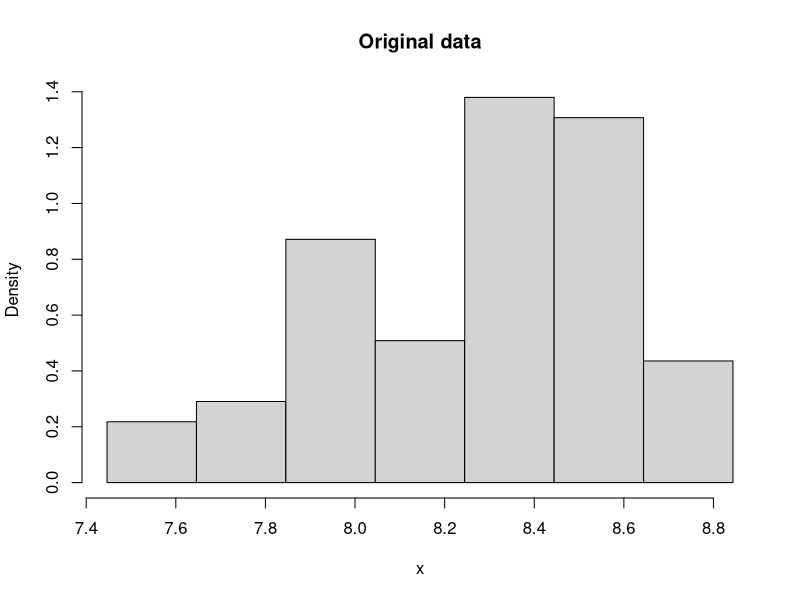
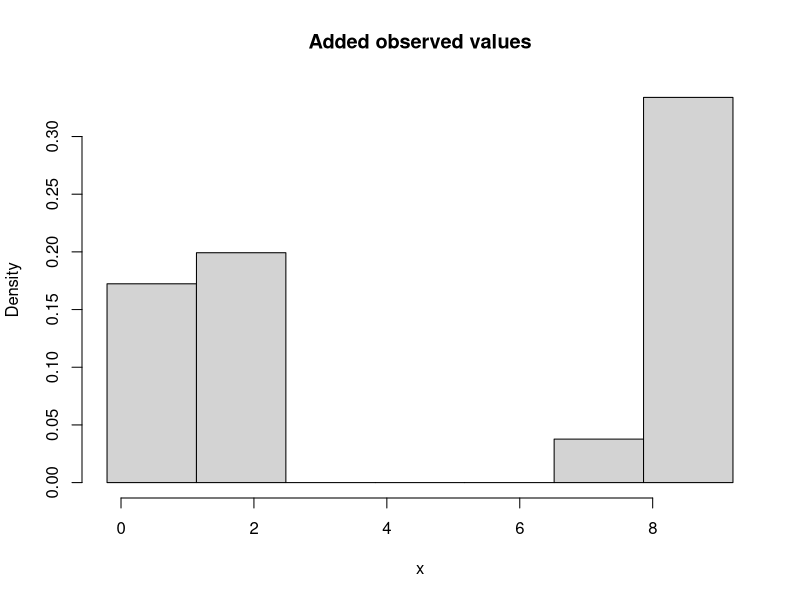
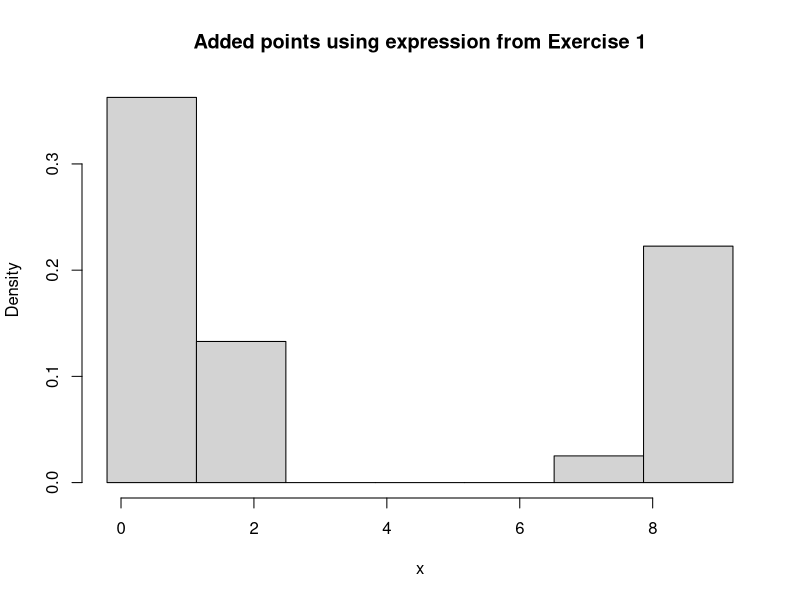
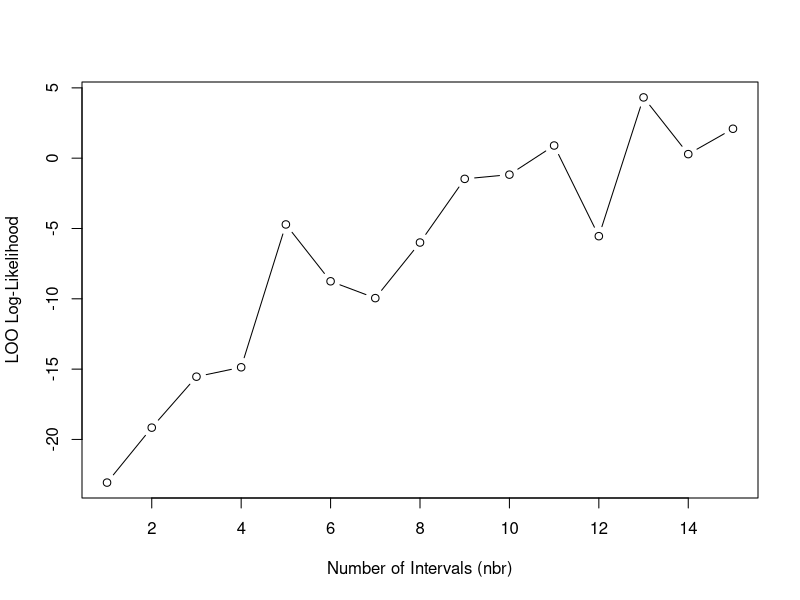
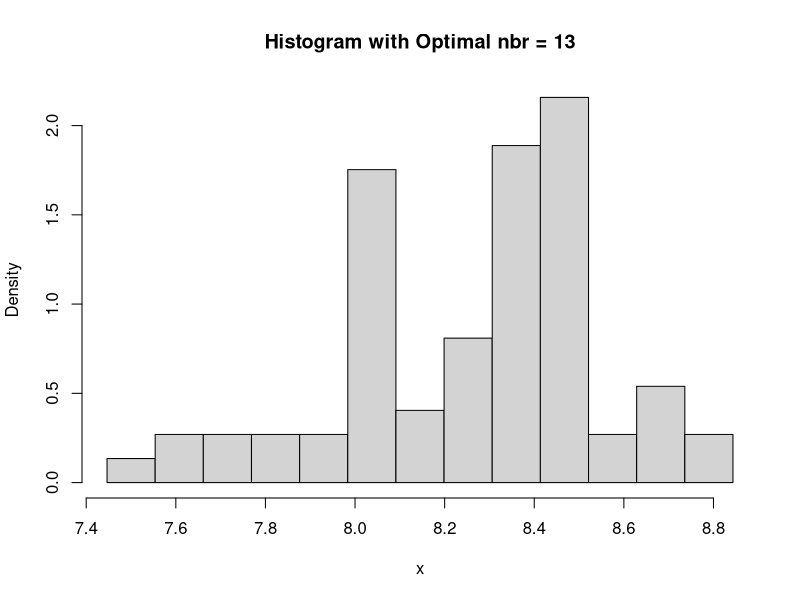
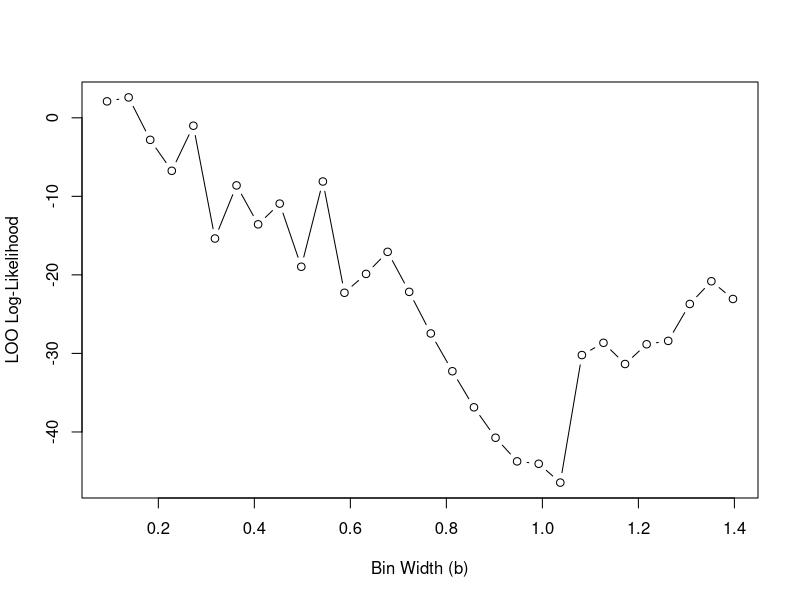
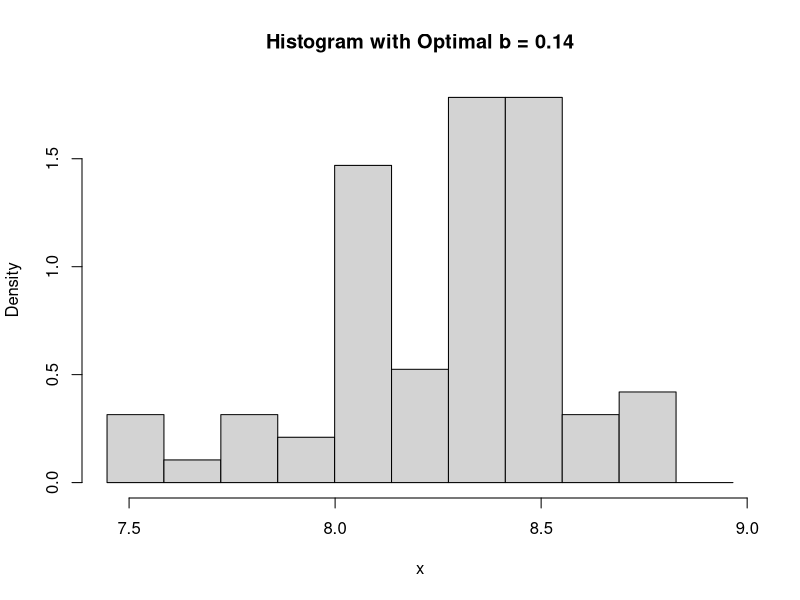
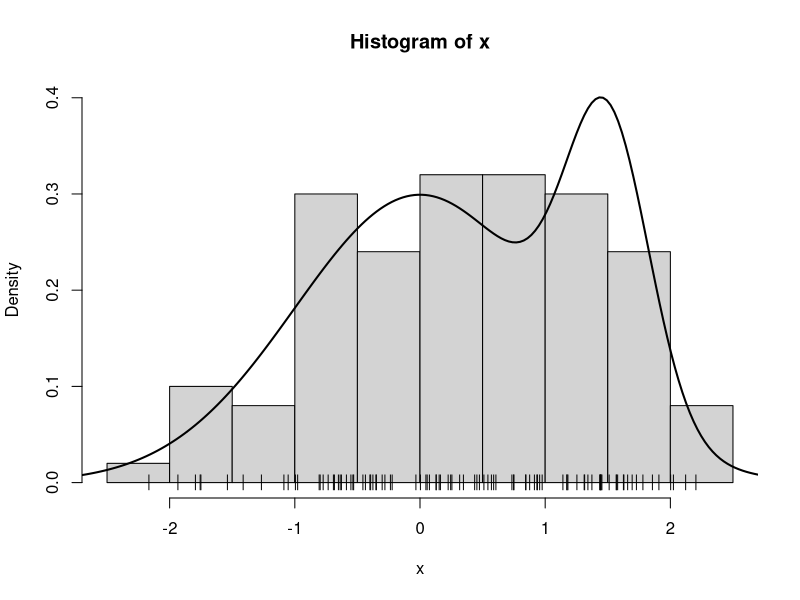

Source code (R) for these figures, in order:
## ---- chunk 1
# Read and transform x to numeric
df = read.table("cdrate.dat", col.names = c("x", "y"))
x = df["x"]
class(x) = "Numeric"
x = x$x

A <- min(x)-.05*diff(range(x))
Z <- max(x)+.05*diff(range(x))
nbr <- 7

# Define histogram and the function
hx <- hist(x,breaks=seq(A,Z,length=nbr+1),freq=F, main = "Original data")

hx_f <- stepfun(hx$breaks,c(0,hx$density,0))
## ---- chunk 2
# calculate observed values
observed_values = hx_f(x)

# add them to the histogram
all_data = append(x, observed_values)

A <- min(all_data)-.05*diff(range(all_data))
Z <- max(all_data)+.05*diff(range(all_data))
nbr <- 7

hx <- hist(all_data, breaks=seq(A,Z,length=nbr+1),freq=F, main = "Added observed values", xlab = "x")
## ---- chunk 3
leave_one_out_density <- function(data, nbr) {
  n <- length(data)
  loo_density <- numeric(n)  
  
  # Iterate over all points
  for (i in 1:n) {
    
    # Exclude one observation
    data_exclude <- data[-i]
    
    # Fit a new histogram finding new number of breaks
    A <- min(data_exclude)-.05*diff(range(data_exclude))
    Z <- max(data_exclude)+.05*diff(range(data_exclude))
    
    hist_obj <- hist(data_exclude, breaks=seq(A,Z,length=nbr+1), plot=F)
    
    # calculate density: number of points (count) in each interval / width 
    loo_density[i] <- sum(hist_obj$counts) / (n - 1) * (hist_obj$mids[2] - hist_obj$mids[1])
  }
  
  return(loo_density)
}

num_bins <- 7  

# Calculate leave-one-out density and add values the ones previously calculated
loo_density <- leave_one_out_density(x, 2)
all_data2 = append(all_data, loo_density)

# plot 
hx <- hist(all_data2, breaks=seq(A,Z,length=num_bins+1),freq=F, main = "Added points using expression from Exercise 1", xlab = "x")
## ---- chunk 4
leave_one_out_log_likelihood <- function(data) {
  n <- length(data)
  log_likelihoods <- numeric(n)  

  # remove one point, fit a normal distribution and calculate
  # probability distribution. Then, the log-likelihood
  for (i in 1:n) {
    # Leave one out
    data_loo <- data[-i]  
    
    mean_loo <- mean(data_loo)
    sd_loo <- sd(data_loo)
    
    left_out_point <- data[i]
    pdf_value <- dnorm(left_out_point, mean = mean_loo, sd = sd_loo)
    
    log_likelihoods[i] <- log(pdf_value)
  }
  
  # the log likelihood is the sum of all iterations
  return(sum(log_likelihoods))  
}

# Compute the leave-one-out log-likelihood
total_log_likelihood <- leave_one_out_log_likelihood(all_data2)
total_log_likelihood
## ---- chunk 5
A <- min(x) - 0.05 * diff(range(x))
Z <- max(x) + 0.05 * diff(range(x))

nbr_values <- seq(1, 15)
looCV_log_lik <- numeric(length(nbr_values))

for (i in 1:length(nbr_values)) {
    nbr <- nbr_values[i]
    hx <- hist(x, breaks = seq(A, Z, length = nbr + 1), plot = FALSE)
    hx_f <- stepfun(hx$breaks, c(0, hx$density, 0))
    
    # Compute the leave-one-out log-likelihood
    loo_log_lik <- sum(log(hx_f(x)[hx_f(x) > 0]))
    looCV_log_lik[i] <- loo_log_lik
}

plot(nbr_values, looCV_log_lik, type = "b", xlab = "Number of Intervals (nbr)", ylab = "LOO Log-Likelihood")
optimal_nbr <- nbr_values[which.max(looCV_log_lik)]

hx_optimal <- hist(x, breaks = seq(A, Z, length = optimal_nbr + 1), plot = FALSE)
plot(hx_optimal, freq = FALSE, main = paste("Histogram with Optimal nbr =", optimal_nbr))


## ---- chunk 6
b_values <- seq((Z - A) / 15, (Z - A) / 1, length = 30)

looCV_log_lik_b <- numeric(length(b_values))

for (i in 1:length(b_values)) {
    b <- b_values[i]
    hx <- hist(x, breaks = seq(A, Z + b, by = b), plot = FALSE)
    hx_f <- stepfun(hx$breaks, c(0, hx$density, 0))
    
    # Compute the leave-one-out log-likelihood
    loo_log_lik <- sum(log(hx_f(x)[hx_f(x) > 0]))
    looCV_log_lik_b[i] <- loo_log_lik
}


plot(b_values, looCV_log_lik_b, type = "b", xlab = "Bin Width (b)", ylab = "LOO Log-Likelihood")
optimal_b <- b_values[which.max(looCV_log_lik_b)]

hx_optimal_b <- hist(x, breaks = seq(A, Z + optimal_b, by = optimal_b), plot = FALSE)
plot(hx_optimal_b, freq = FALSE, main = paste("Histogram with Optimal b =", round(optimal_b, 2)))

## ---- chunk 7
par(mfrow=c(1,1))

sim.mixt <- function(n=1,k=1, 
         mu=seq(-2*(k-1),2*(k-1),length=k), 
         sigma=seq(1,1,length=k), 
         alpha=seq(1/k,1/k,length=k), graphic=FALSE,...)
{
   csa<-cumsum(alpha)
   x<-runif(n)
      
   for (i in 1:n){
      comp<-sum(csa<=x[i])+1
      x[i]<-rnorm(1,mu[comp],sigma[comp])
   }
   if(graphic) {
      out<-graph.mixt(k, mu, sigma, alpha, gr=FALSE)
      hist(x,freq = FALSE,
           ylim=c(0,max(c(max(out$fx),max(hist(x,plot=FALSE)$density)))))
      lines(out$x,out$fx,lty=1,lwd=2)
   }   
   return(x)
}

graph.mixt<-function(k=1, mu=seq(-2*(k-1),2*(k-1),length=k), sigma=seq(1,1,length=k), alpha=seq(1/k,1/k,length=k), graphic=TRUE,...)
{
   L<-min(mu-3*sigma)
   U<-max(mu+3*sigma)
         
   x<- seq(from=L,to=U,length=200)
   fx<- 0*x
   Salpha<-sum(alpha)
   for(i in 1:k){
   	p<-alpha[i]/Salpha
#   	fx <- fx + p*exp(-.5*((x-mu[i])/sigma[i])^2)/(sqrt(2*pi)*sigma[i])
   	fx <- fx + p*dnorm(x,mu[i],sigma[i])
   }
   if (graphic){
      plot(x,fx,type="l",...)
   }
   return(list(L = L, U = U, x = x, fx = fx))
}

n <- 100
m <- c(0, 3/2)
s <- c(1, 1/3)
a <- c(3/4, 1/4)

x <- sim.mixt(n=n, k=2, mu=m, sigma=s, alpha=a, gr=T)
points(x, 0*x, pch="|")

sigma.mixt <- 1.095287
scott <- 3.49 * sigma.mixt * length(x)^(-1/3)
## ---- chunk 8
A <- min(x)-.05*diff(range(x)) 
Z <- max(x)+.05*diff(range(x))

hx <- hist(x,breaks=seq(A,Z+b,by=scott), plot=F)
plot(hx,freq = FALSE)
## ---- chunk 9
b_seq = seq(0.05, 1.75, by=0.01)
b_loo_log_likelihood <- c()

for (b in b_seq) {
  hx <- hist(x,breaks=seq(A,Z+b,by=b), plot=F)
  hx_f <- stepfun(hx$breaks,c(0,hx$density,0))
  y_hist <- hx_f(x)
  y_loo_hist <- (y_hist-(1/(length(x)*b)))*(length(x)/(length(x)-1))
  if (any(y_loo_hist<=0)) {
    b_loo_log_likelihood <- c(b_loo_log_likelihood,-Inf)
  }
  else {
    b_loo_log_likelihood <- c(b_loo_log_likelihood,sum(log(y_loo_hist)))
  }
}
plot(b_seq,b_loo_log_likelihood, pch=16, xlab='Bin Width', ylab = 'log likelihood (leave-one-out)')
## ---- chunk 10
b_ml <- b_seq[which.max(b_loo_log_likelihood)]
## ---- chunk 11
par(mfrow=c(1,2))

hx_bml <- hist(x,breaks=seq(A,Z+b,by=b_ml), plot=F)
plot(hx_bml,freq = FALSE, main=paste("Histogram with b = ", b_ml))

hx_sc <- hist(x,breaks=seq(A,Z+b,by=scott), plot=F)
plot(hx_sc,freq = FALSE, main=paste("Histogram with b = ", scott))
## ---- chunk 12
par(mfrow=c(1,1))

h_seq <- seq(0.1,1, by=0.01)
h_loo_log_likelihood <- c()

for (h in h_seq) {
  kx <- density(x,bw=h,kernel='gaussian')
  kx_f <- approxfun(x=kx$x, y=kx$y, method='linear', rule=2)
  y_density <- kx_f(x)
  y_loo_density <- (y_density-(1/(sqrt(2*pi)*length(x)*h)))*(length(x)/(length(x)-1))
  
    h_loo_log_likelihood <- c(h_loo_log_likelihood,sum(log(y_loo_density)))
}

plot(h_seq,h_loo_log_likelihood, pch=16, xlab='Kernel Bandwidth', ylab = 'log likelihood (leave-one-out)')

h_ml <- h_seq[which.max(h_loo_log_likelihood)]
## ---- chunk 13
kx <- density(x,bw=h_ml,kernel='gaussian')
kx_f <- approxfun(x=kx$x, y=kx$y, method='linear', rule=2)
plot(kx$x, kx$y, xlab='x', ylab = 'density', main = 'Gaussian Kernel Density Estimation')
